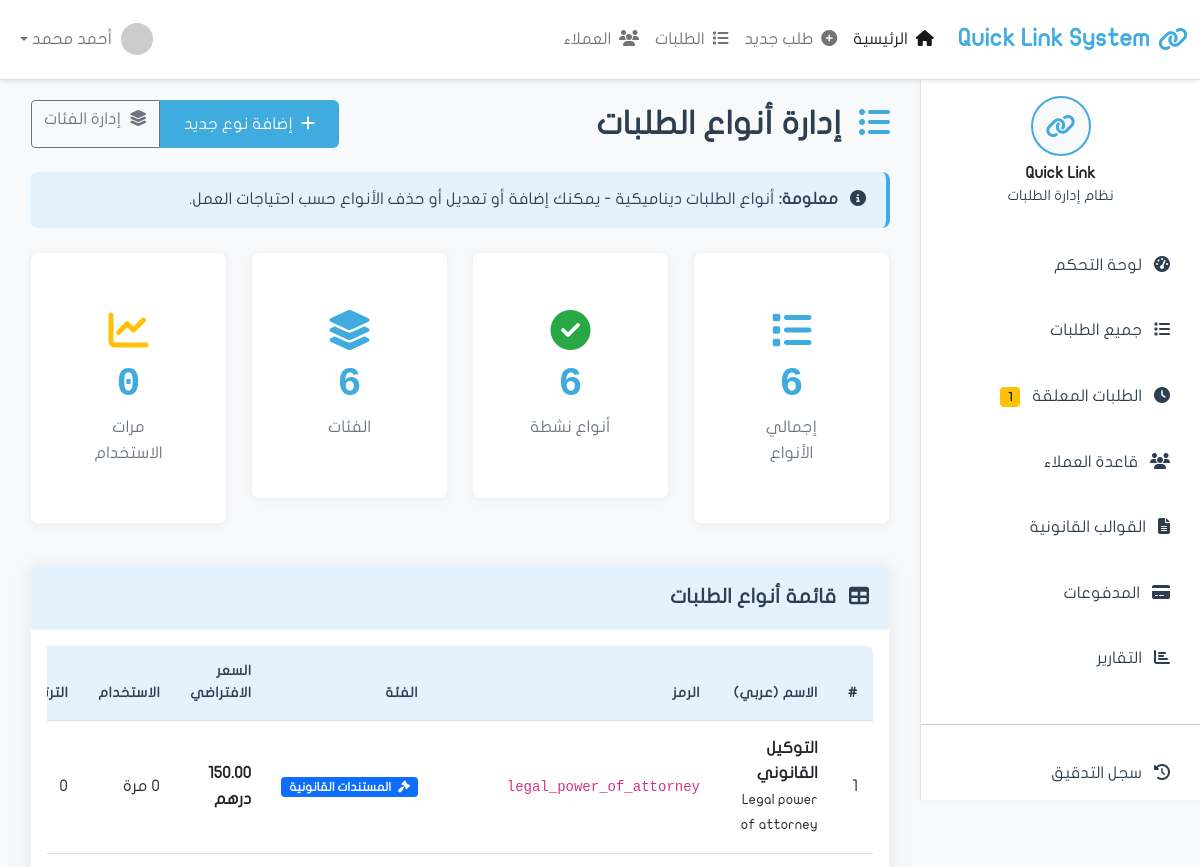
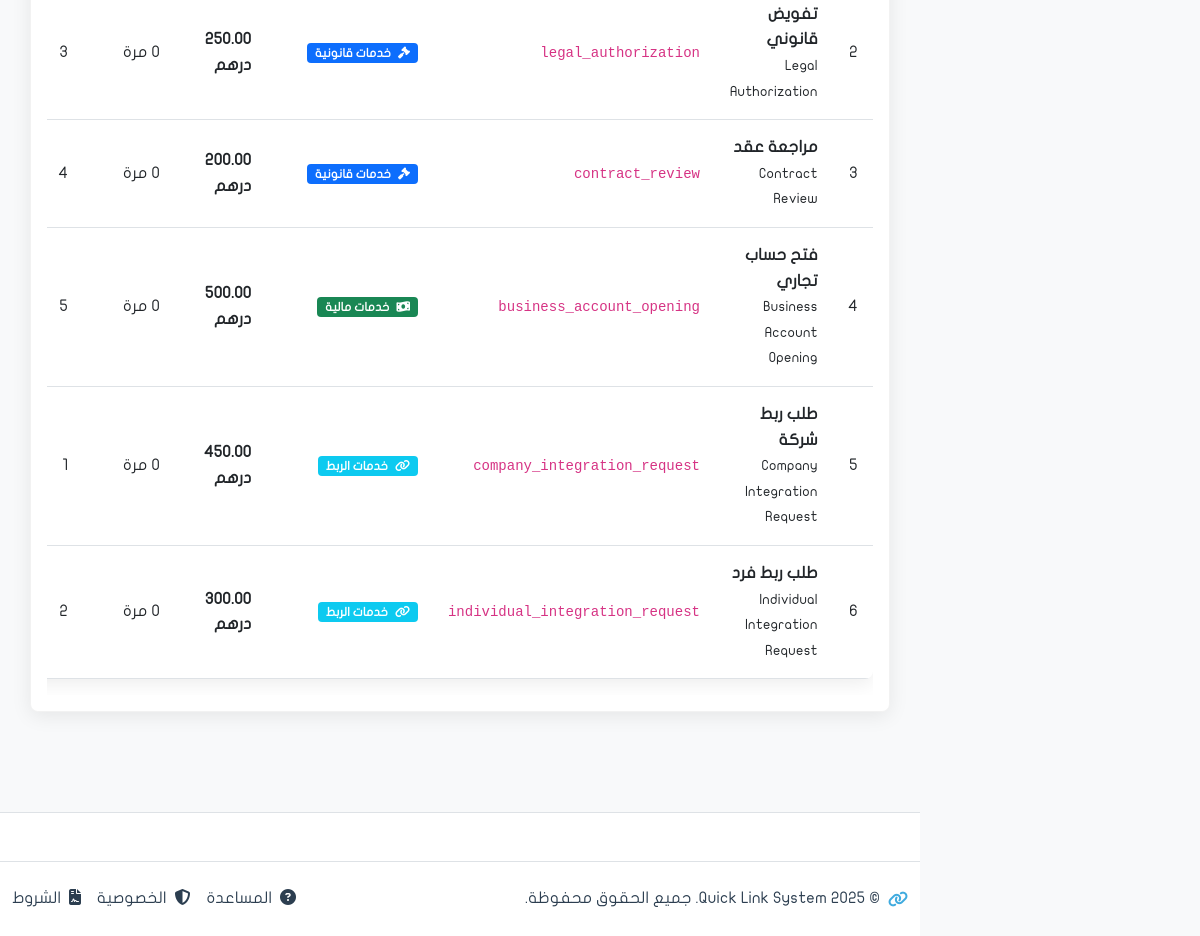
Page /request-types/ on the committed database (2 pictures, top to bottom).
### apps/requests/models.py (models this page shows, shortened)
class RequestType(models.Model):
    name_arabic = models.CharField('الاسم بالعربية', max_length=200)
    name_english = models.CharField('الاسم بالإنجليزية', max_length=200, blank=True)
    code = models.CharField('الرمز', max_length=50, unique=True, editable=False)
    category = models.ForeignKey(
        'RequestCategory',
        on_delete=models.PROTECT,
        related_name='request_types',
        verbose_name='الفئة',
        null=True,  # للتوافق المؤقت
        blank=True
    )
    description = models.TextField('الوصف', blank=True)
    default_price = models.DecimalField('السعر الافتراضي', max_digits=10, decimal_places=2, default=420.00)
    is_active = models.BooleanField('نشط', default=True)
    display_order = models.IntegerField('ترتيب العرض', default=0)
    usage_count = models.IntegerField('عدد الاستخدامات', default=0)
    created_at = models.DateTimeField('تاريخ الإنشاء', auto_now_add=True)
    updated_at = models.DateTimeField('آخر تحديث', auto_now=True)
    created_by = models.ForeignKey('auth.User', on_delete=models.SET_NULL, null=True, blank=True)
    class Meta:
        verbose_name = 'نوع طلب'
        verbose_name_plural = 'أنواع الطلبات'
        ordering = ['display_order', 'name_arabic']

class RequestCategory(models.Model):
    name_arabic = models.CharField('الاسم بالعربية', max_length=100)
    name_english = models.CharField('الاسم بالإنجليزية', max_length=100, blank=True)
    code = models.CharField('الرمز', max_length=50, unique=True, editable=False)
    icon = models.CharField('الأيقونة', max_length=50, blank=True, default='',
                           help_text='مثال: fa-file-alt (اختياري)')
    color = models.CharField('اللون', max_length=20, default='primary',
                            choices=[
                                ('primary', 'أزرق'),
                                ('success', 'أخضر'),
                                ('warning', 'أصفر'),
                                ('info', 'سماوي'),
                                ('danger', 'أحمر'),
                                ('secondary', 'رمادي'),
                            ])
    display_order = models.IntegerField('ترتيب العرض', default=0)
    is_active = models.BooleanField('نشط', default=True)
    created_at = models.DateTimeField('تاريخ الإنشاء', auto_now_add=True)
    updated_at = models.DateTimeField('آخر تحديث', auto_now=True)
    class Meta:
        verbose_name = 'فئة'
        verbose_name_plural = 'الفئات'
        ordering = ['display_order', 'name_arabic']

### apps/requests/views.py (the view)
# urls.py: path('request-types/', views.request_types_list, name='request_types_list'),
def request_types_list(request):
    request_types = RequestType.objects.select_related('category').order_by('category__display_order', 'display_order')
    total_types = RequestType.objects.count()
    active_types = RequestType.objects.filter(is_active=True).count()
    total_usage = sum(t.usage_count for t in RequestType.objects.all())
    context = {
        'page_title': 'إدارة أنواع الطلبات',
        'request_types': request_types,
        'total_types': total_types,
        'active_types': active_types,
        'total_usage': total_usage,
    }
    return render(request, 'requests/request_types_list.html', context)

### apps/requests/templates/requests/request_types_list.html (shortened to what this page needs)
{% extends 'base.html' %}
{% load static %}
{% block content %}
            <div class="d-flex justify-content-between align-items-center mb-4">
                <h2 class="mb-0">
                    <i class="fas fa-list-ul me-2 text-primary"></i>
                    إدارة أنواع الطلبات
                </h2>
                <div class="btn-group" role="group">
                    <a href="{% url 'requests:request_type_create' %}" class="btn btn-primary">
                        <i class="fas fa-plus me-1"></i>
                        إضافة نوع جديد
                    </a>
                    <a href="{% url 'requests:categories_list' %}" class="btn btn-outline-secondary">
                        <i class="fas fa-layer-group me-1"></i>
                        إدارة الفئات
                    </a>
                </div>
            </div>
            <div class="alert alert-info mb-4">
                <i class="fas fa-info-circle me-2"></i>
                <strong>معلومة:</strong> أنواع الطلبات ديناميكية - يمكنك إضافة أو تعديل أو حذف الأنواع حسب احتياجات العمل.
            </div>
            <div class="row mb-4">
                <div class="col-xl-3 col-md-6 mb-3">
                    <div class="card stats-card">
                        <div class="card-body text-center">
                            <i class="fas fa-list icon-large text-primary"></i>
                            <div class="stats-number">{{ total_types|default:0 }}</div>
                            <div class="stats-label">إجمالي الأنواع</div>
                        </div>
                    </div>
                </div>
                <div class="col-xl-3 col-md-6 mb-3">
                    <div class="card stats-card">
                        <div class="card-body text-center">
                            <i class="fas fa-check-circle icon-large text-success"></i>
                            <div class="stats-number">{{ active_types|default:0 }}</div>
                            <div class="stats-label">أنواع نشطة</div>
                        </div>
                    </div>
                </div>
                <div class="col-xl-3 col-md-6 mb-3">
                    <div class="card stats-card">
                        <div class="card-body text-center">
                            <i class="fas fa-layer-group icon-large text-info"></i>
                            <div class="stats-number">6</div>
                            <div class="stats-label">الفئات</div>
                        </div>
                    </div>
                </div>
                <div class="col-xl-3 col-md-6 mb-3">
                    <div class="card stats-card">
                        <div class="card-body text-center">
                            <i class="fas fa-chart-line icon-large text-warning"></i>
                            <div class="stats-number">{{ total_usage|default:0 }}</div>
                            <div class="stats-label">مرات الاستخدام</div>
                        </div>
                    </div>
                </div>
            </div>
            <div class="card shadow-custom">
                <div class="card-header d-flex justify-content-between align-items-center">
                    <h5 class="mb-0">
                        <i class="fas fa-table me-2"></i>
                        قائمة أنواع الطلبات
                    </h5>
                </div>
                <div class="card-body">
                    <div class="table-responsive">
                        <table class="table table-hover">
                            <thead>
                                <tr>
                                    <th>#</th>
                                    <th>الاسم (عربي)</th>
                                    <th>الرمز</th>
                                    <th>الفئة</th>
                                    <th>السعر الافتراضي</th>
                                    <th>الاستخدام</th>
                                    <th>الترتيب</th>
                                </tr>
                            </thead>
                            <tbody>
                                {% if request_types %}
                                    {% for type in request_types %}
                                <tr>
                                    <td>{{ forloop.counter }}</td>
                                    <td>
                                        <strong>{{ type.name_arabic }}</strong>
                                        {% if type.name_english %}
                                        <br><small class="text-muted">{{ type.name_english }}</small>
                                        {% endif %}
                                    </td>
                                    <td><code>{{ type.code }}</code></td>
                                    <td>
                                        {% if type.category %}
                                        <span class="badge bg-{{ type.category.color }}">
                                            {% if type.category.icon %}
                                            <i class="fas {{ type.category.icon }} me-1"></i>
                                            {% endif %}
                                            {{ type.category.name_arabic }}
                                        </span>
                                        {% else %}
                                        <span class="badge bg-secondary">بدون فئة</span>
                                        {% endif %}
                                    </td>
                                    <td><strong>{{ type.default_price }} درهم</strong></td>
                                    <td>{{ type.usage_count|default:0 }} مرة</td>
                                    <td>{{ type.display_order }}</td>
                                </tr>
                                    {% endfor %}
                                {% endif %}
                            </tbody>
                        </table>
                    </div>
                </div>
            </div>
{% endblock content %}

### staticfiles/assets/css/custom.css (style rules this page uses)
:root { --primary-blue: #40abdf; --primary-green: #51c676; --light-blue: #e3f2fd; --light-green: #e8f5e8; --medium-blue: #6bb6ff; --medium-green: #7dd87d; --text-dark: #2c3e50; --text-light: #6c757d; --bg-light: #f8f9fa; --bg-white: #ffffff; --bg-lighter: #fafbfc; --white: #ffffff; --warning: #ffc107; --danger: #dc3545; --success: #28a745; --border-color: #dee2e6; --shadow-light: rgba(0, 0, 0, 0.05); --shadow-medium: rgba(0, 0, 0, 0.08); }
* { margin: 0; padding: 0; box-sizing: border-box; }
body { font-family: font_regular; direction: rtl; text-align: right; background-color: var(--bg-light); color: var(--text-dark); line-height: 1.6; }
h1, h2, h3, h4, h5, h6 { font-weight: 600; color: var(--text-dark); }
.btn-primary { background: var(--primary-blue); border: none; border-radius: 6px; padding: 12px 24px; font-weight: 500; color: var(--white); }
.card { border: 1px solid var(--border-color); border-radius: 8px; box-shadow: 0 2px 8px var(--shadow-light); background: var(--white); transition: box-shadow 0.2s ease; }
.card-header { background: var(--light-blue); color: var(--text-dark); border-radius: 8px 8px 0 0 !important; padding: 20px; font-weight: 600; border-bottom: 1px solid var(--border-color); }
.stats-card { background: var(--white); border: 1px solid var(--border-color); border-radius: 8px; padding: 25px; text-align: center; box-shadow: 0 2px 8px var(--shadow-light); transition: box-shadow 0.2s ease; }
.stats-number { font-size: 2.5rem; font-weight: 700; color: var(--primary-blue); margin-bottom: 10px; }
.stats-label { color: var(--text-light); font-weight: 500; }
.icon-large { font-size: 3rem; color: var(--primary-blue); margin-bottom: 20px; }
.alert { border: none; border-radius: 8px; padding: 15px 20px; margin-bottom: 20px; }
.alert-info { background: var(--light-blue); color: var(--dark-blue); border-right: 4px solid var(--primary-blue); }
.table { background: var(--white); border-radius: 8px; overflow: hidden; box-shadow: 0 4px 20px rgba(0, 0, 0, 0.08); }
.table thead th { background: var(--light-blue); color: var(--text-dark); border: none; font-weight: 600; padding: 15px; }
.table tbody td { padding: 15px; border-top: 1px solid var(--border-color); vertical-align: middle; }
.shadow-custom { box-shadow: 0 4px 20px rgba(0, 0, 0, 0.08); }
.table th { font-weight: 600; text-transform: uppercase; font-size: 0.85rem; letter-spacing: 0.5px; }
.card { border: 1px solid rgba(0, 0, 0, 0.05); }
.card-header { border-bottom: 1px solid rgba(255, 255, 255, 0.2); }
.stats-card .card-body { padding: 2rem; }
.stats-number { font-family: 'JF-Flat-Regular', monospace; line-height: 1; }
.card, .btn, .form-control { will-change: transform; }
.btn-group .btn { margin: 0 1px; }
.stats-card .icon-large { font-size: 2.5rem; margin-bottom: 15px; }
.badge { font-size: 0.75rem; padding: 4px 8px; }
.text-success { color: var(--success) !important; }
.text-warning { color: var(--warning) !important; }
.text-info { color: var(--primary-blue) !important; }
.text-primary { color: var(--primary-blue) !important; }
.text-muted { color: var(--text-muted) !important; }

### rows in the picture
RequestType: name_arabic "التوكيل القانوني", name_english "Legal power of attorney", code "legal_power_of_attorney", category.name_arabic "المستندات القانونية", default_price "150.00", display_order "0"
RequestType: name_arabic "تفويض قانوني", name_english "Legal Authorization", code "legal_authorization", category.name_arabic "خدمات قانونية", default_price "250.00", display_order "3"
RequestType: name_arabic "مراجعة عقد", name_english "Contract Review", code "contract_review", category.name_arabic "خدمات قانونية", default_price "200.00", display_order "4"
RequestType: name_arabic "فتح حساب تجاري", name_english "Business Account Opening", code "business_account_opening", category.name_arabic "خدمات مالية", default_price "500.00", display_order "5"
RequestType: name_arabic "طلب ربط شركة", name_english "Company Integration Request", code "company_integration_request", category.name_arabic "خدمات الربط", default_price "450.00", display_order "1"
RequestType: name_arabic "طلب ربط فرد", name_english "Individual Integration Request", code "individual_integration_request", category.name_arabic "خدمات الربط", default_price "300.00", display_order "2"

### other values in the picture
{{ total_types|default:0 }} "6"
{{ active_types|default:0 }} "6"
{{ total_usage|default:0 }} "0"
